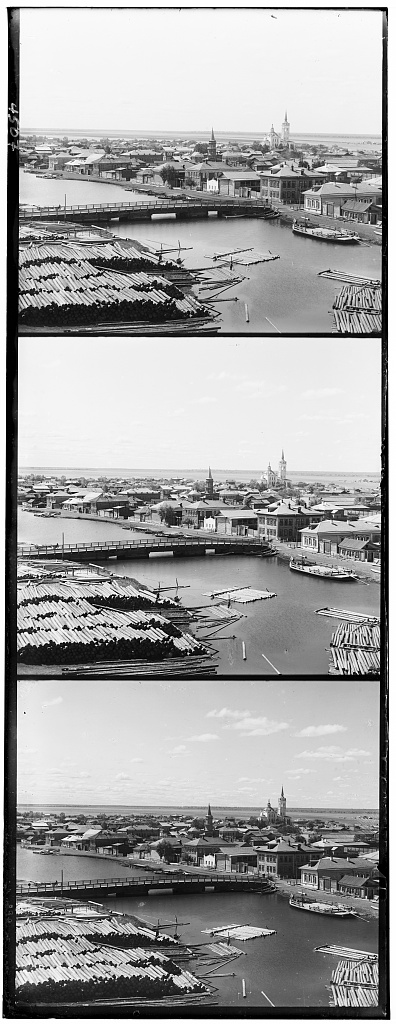
#> input picture proj1/tobolsk.jpg, 396 x 1024 px
$ python main.py
#> lines starting #> are read from the running program, lines starting #| are printed output that depends on the picture
# these are just some suggested libraries
# instead of scikit-image you could use matplotlib and opencv to read, write, and display images

import numpy as np
import skimage as sk
import skimage.io as skio
from skimage.transform import downscale_local_mean
from skimage.util import img_as_ubyte
from skimage.color import rgb2gray
from skimage import filters

import cv2

# name of the input file
imname = 'tobolsk.jpg'

# FOR IMAGE POST-PROCESSING
# imname = 'yurt_ip.jpg'

# read in the image (needed for auto-contrast function)
# im = cv2.imread(imname)


# read in the image
im = skio.imread(imname)
#> im is the input picture: shape (1024, 396); min 0, max 255, mean 161


# convert to double (might want to do this later on to save memory)
im = sk.img_as_float(im)


# compute the height of each part (just 1/3 of total)
height = np.floor(im.shape[0] / 3.0).astype(int)
#> height = 341

# separate color channels
b = im[:height]
g = im[height: 2*height]
r = im[2*height: 3*height]


# align the images

#blue is the base image
# take red and green as template [-15, 15] pixel matrix and compute image optimization over blue image

#offset window size
pixel_offset = 15

#shifts the image by window size in x and y directions starting at pixel position x, y
def offset_img(img, x, y):
    x_shift = np.roll(img, x, axis = 1)
    y_shift = np.roll(x_shift, y, axis = 0)
    return y_shift

#compute and returns the best offset using ssd optimization
def best_offset_ssd(template_img, base_img, x_pixel, y_pixel):
    min_ssd = np.inf
    offset = [0,0]
    for i in range(x_pixel - pixel_offset, x_pixel + pixel_offset + 1):
        for j in range(y_pixel - pixel_offset , y_pixel + pixel_offset + 1):
            curr_ssd = np.sum((offset_img(template_img, i, j) - base_img) ** 2)
            if curr_ssd < min_ssd:
                min_ssd = curr_ssd
                offset[0] = i
                offset[1] = j
    print(offset)
    return offset

#compute and returns the best offset using ncc optimization
# [16 lines left out: function best_offset_ncc, not called in this run]

# gets middle region of the image to avoid extra border around images after alignment. scale parameter lets user choose what percent of the image you want to keep.
def get_center(img, scale):
#> called with scale = 0.8
    height = np.floor(img.shape[0]).astype(int)
#> height = 341
    width = np.floor(img.shape[1]).astype(int)
#> width = 396

    crop_height = np.floor(img.shape[0] * scale).astype(int)
#> crop_height = 272
    crop_width = np.floor(img.shape[1] * scale).astype(int)
#> crop_width = 316

    mid_x, mid_y = int(width/2), int(height/2)
#> mid_x = 198; mid_y = 170
    mid_cropw, mid_croph = int(crop_width/2), int(crop_height/2)
#> mid_cropw = 158; mid_croph = 136
    crop_img = img[mid_y-mid_croph:mid_y+mid_croph, mid_x-mid_cropw:mid_x+mid_cropw]
    return crop_img

# Image alignment optimization for larger .tif images. Recursively calls itself on half the image size and keeps updating the offset based on the previous layer of the pyramid.
# [8 lines left out: function image_pyramid, not called in this run]

# gets center 80% of image
b_center = get_center(b, 0.8)
r_center = get_center(r, 0.8)
g_center = get_center(g, 0.8)


#ssd optimization
ar = offset_img(r_center, best_offset_ssd(r_center, b_center, 0, 0)[0], best_offset_ssd(r_center, b_center, 0, 0)[1])
#> after the loop in best_offset_ssd, `for i in range(x_pixel - pixel_offset, x_pixel + pixel_offset + 1):`: min_ssd = 4118.4; offset = [3, 6]
#| [3, 6]
#> the loop in best_offset_ssd (call 2), `for i in range(x_pixel - pixel_offset, x_pixel + pixel_offset + 1):` made 31 passes
#> pass 1, in offset_img (call 968), `y_shift = np.roll(x_shift, y, axis = 0)`:
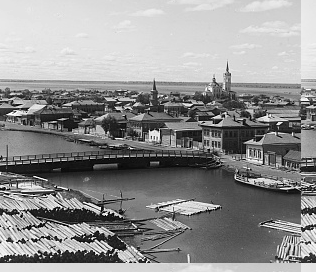
#> y_shift: shape (272, 316) float64; min 0, max 1, mean 0.564
#| [3, 6]
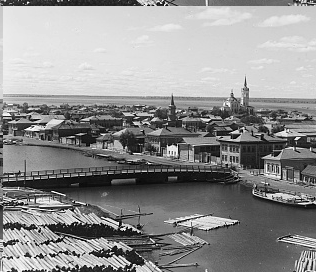
#> ar: shape (272, 316) float64; min 0, max 1, mean 0.564
ag = offset_img(g_center, best_offset_ssd(g_center, b_center, 0, 0)[0], best_offset_ssd(g_center, b_center, 0, 0)[1])
#> the loop in best_offset_ssd (call 3), `for i in range(x_pixel - pixel_offset, x_pixel + pixel_offset + 1):` made 31 passes
#> pass 1, in offset_img (call 1926), `y_shift = np.roll(x_shift, y, axis = 0)`:
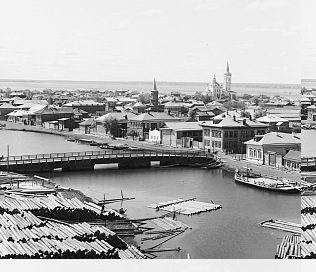
#> y_shift: shape (272, 316) float64; min 0, max 1, mean 0.686
#| [3, 3]
#> the loop in best_offset_ssd (call 4), `for i in range(x_pixel - pixel_offset, x_pixel + pixel_offset + 1):` made 31 passes
#> pass 1, in offset_img (call 2891), `y_shift = np.roll(x_shift, y, axis = 0)`:
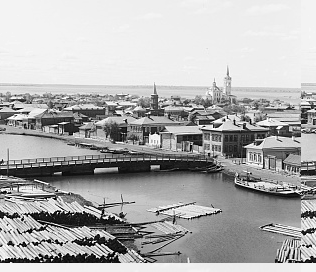
#> y_shift: shape (272, 316) float64; min 0, max 1, mean 0.686
#| [3, 3]
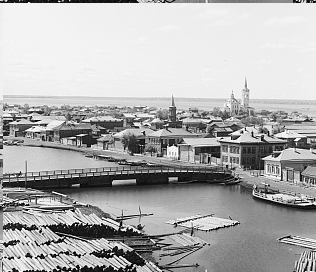
#> ag: shape (272, 316) float64; min 0, max 1, mean 0.686

# [14 lines of commented-out code are left out]
# [24 lines left out: functions auto_contrast, white_balance, not called in this run]

# im_out = white_balance(im)

# create a color image
im_out = np.dstack([ar, ag, b_center])
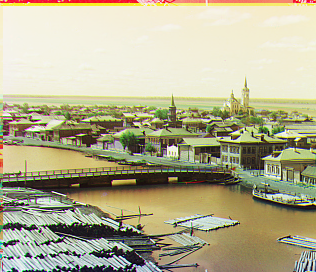
#> im_out: shape (272, 316, 3) float64; mean of channels 0, 1, 2 0.564, 0.686, 0.703; drawn as B, G, R

#convert image to uint8 dtype
im_out = img_as_ubyte(im_out)

#image with default alignment
# im_out = np.dstack([r_center, g_center, b_center])

# save the image
fname = '/Users/amrita/cs194-26/proj1/tobolsk_ssd.jpg'
skio.imsave(fname, im_out)
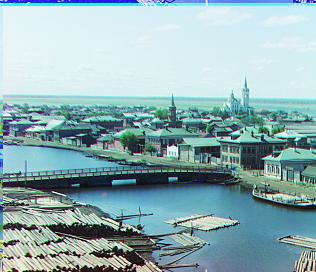
#> saved as tobolsk_ssd.jpg: shape (272, 316, 3); mean R, G, B 143.9, 174.9, 179.2


# display the image
skio.imshow(im_out)
skio.show()

# uncomment for auto-contrast function
# cv2.imwrite('yurt_hist_eq.jpg',im_out)
# cv2.imshow(' ', im_out)

$ run again, with proj1/cathedral.jpg copied over proj1/tobolsk.jpg
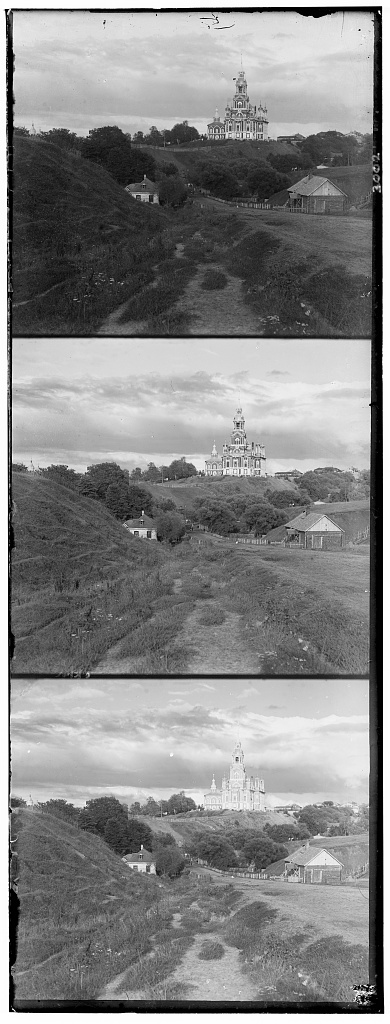
#> input picture proj1/cathedral.jpg, 390 x 1024 px
#> im is the input picture: shape (1024, 390); min 0, max 255, mean 133.7
#> after the loop in best_offset_ssd, `for i in range(x_pixel - pixel_offset, x_pixel + pixel_offset + 1):`: min_ssd = 4241.2; offset = [3, 12]
#| [3, 12]
#| [3, 12]
#| [2, 5]
#> the loop in best_offset_ssd (call 4), `for i in range(x_pixel - pixel_offset, x_pixel + pixel_offset + 1):` made 31 passes
#> pass 1, in offset_img (call 2891), `y_shift = np.roll(x_shift, y, axis = 0)`:
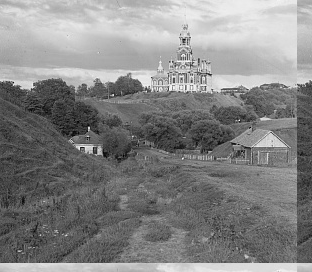
#> y_shift: shape (272, 312) float64; min 0, max 1, mean 0.52
#| [2, 5]
#> `skio.imsave(fname, im_out)`:
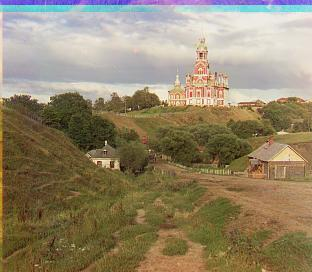
#> saved as tobolsk_ssd.jpg: shape (272, 312, 3); mean R, G, B 146.3, 132.7, 106.1
